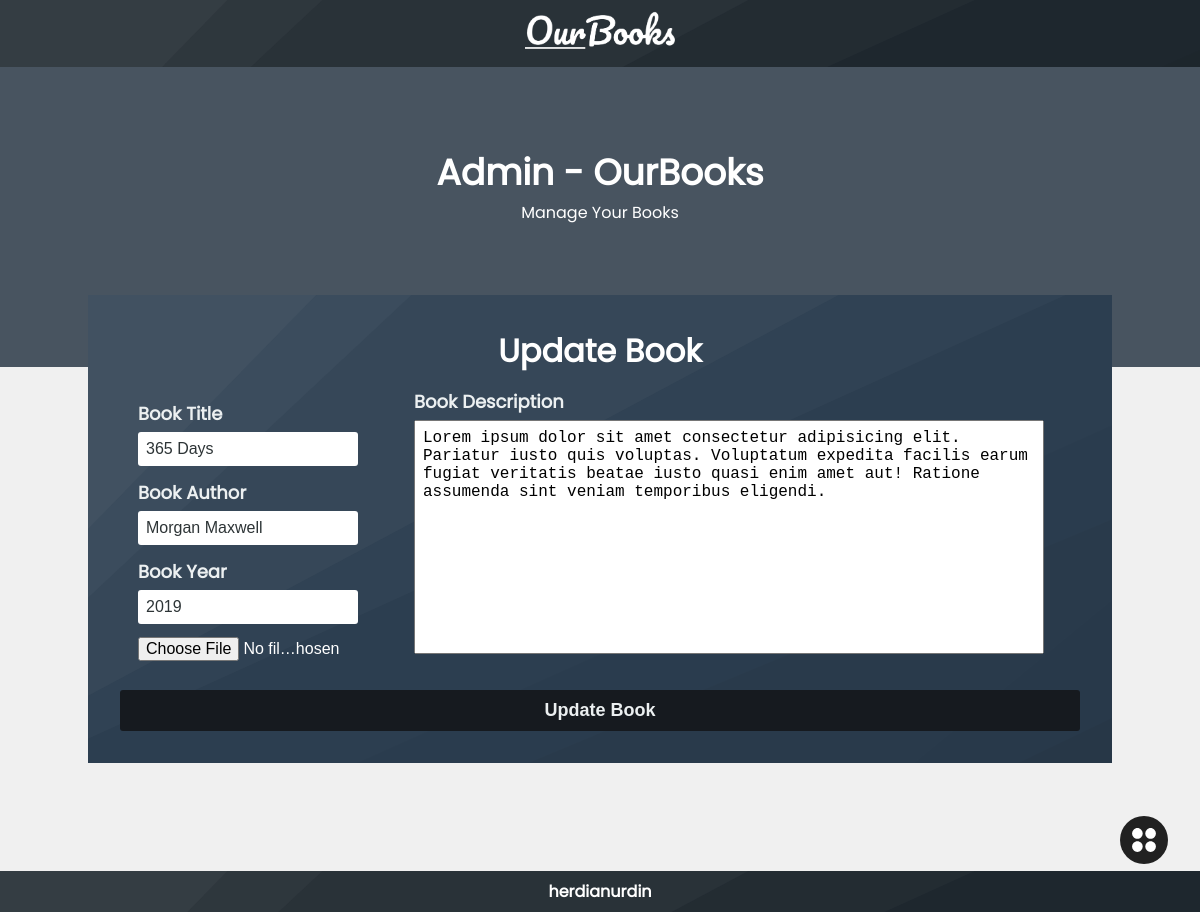
/admin/update.php?id=1 (signed in), run on the app's committed database.
### tables this page shows
CREATE TABLE `books` (
  `id` int(11) NOT NULL AUTO_INCREMENT,
  `title` text NOT NULL,
  `author` text NOT NULL,
  `year` varchar(4) NOT NULL,
  `description` text NOT NULL,
  `cover` text NOT NULL,
  PRIMARY KEY (`id`)
);

### controller/controller.php (called while the page is built, shortened)
<?php
    $connection = mysqli_connect('localhost', 'user_db', 'pass_db', 'name_db');
    function query($query) {
        global $connection;
        $result = mysqli_query($connection, $query);
        $rows = [];
        while($row = mysqli_fetch_assoc($result)) {
            $rows[] = $row;
        }
        return $rows;
    }

### admin/update.php (the view, shortened to what this page needs)
<?php
    require "../controller/controller.php";
    $id = $_GET['id'];
    $book = query("SELECT * FROM books WHERE id=$id")[0];
?>
<!DOCTYPE html>
<html lang="en">
<head>
    <link rel="stylesheet" href="../assets/css/main.css">
    <link rel="stylesheet" href="../assets//css//admin.css">
</head>
<body>
    <header>
        <img src="../assets/Title.webp"/>
    </header>
    <main id="main-container">
        <div id="jumbo">
            <div id="jumbo-text">
                <h1>Admin - OurBooks</h1>
                <p>Manage Your Books</p>
            </div>
        </div>
            <form id="add-book" action="<?php $_PHP_SELF ?>" method="POST" enctype="multipart/form-data">
                <h1>Update Book</h1>
                <div id="form-grid">
                    <div id="left">
                        <div class="input-form">
                            <label for="title">Book Title</label>
                            <input type="text" name="title" id="title" required autocomplete="off" value="<?= $book['title']; ?>">
                        </div>
                        <div class="input-form">
                            <label for="author">Book Author</label>
                            <input type="text" name="author" id="author" autocomplete="off" required value="<?= $book['author']; ?>">
                        </div>
                        <div class="input-form">
                            <label for="year">Book Year</label>
                            <input type="number" name="year" id="year" autocomplete="off" required min="1800" max="2100" value="<?= $book['year']; ?>">
                        </div>
                        <div class="input-image">
                            <input type="file" name="cover" id="cover">
                        </div>
                    </div>
                    <div id="right">
                        <div class="input-form">
                            <label for="description">Book Description</label>
                            <textarea name="description" id="description" rows="12" required><?= $book['description']; ?></textarea>
                        </div>
                    </div>
                </div>
                <div>
                    <input type="submit" name="update_book" id="submit" value="Update Book">
                </div>
            </form>
        <div id="menu">
            <div id="btn-menu">
            </div>
        </div>
    </main>
    <footer>herdianurdin</footer>
</body>
</html>

### assets/css/main.css (style rules this page uses)
body { width: 100%; height: 100%; margin: auto; font-family: 'Poppins'; background: #f0f0f0; }

### assets/css/admin.css (style rules this page uses)
header { background-size: cover; background-color: #1e272e; width: 100%; text-align: center; }
header img { width: 150px; }
#jumbo { background: #485460; height: 300px; display: flex; justify-content: center; align-items: center; width: 100%; }
#jumbo-text { text-align: center; width: 100%; margin-bottom: 64px; color: #fff; }
#jumbo-text h1 { font-size: 36px; margin: 0; }
#jumbo-text p { font-size: 16px; margin: 0; }
footer { color: #fff; font-weight: 700; text-align: center; background-size: cover; background-color: #1e272e; padding: 8px; }
#menu { position: fixed; bottom: 48px; right: 32px; }
#menu #btn-menu { width: 32px; height: 32px; background:#212121; border-radius: 50%; padding: 8px; cursor: pointer; transition: 0.3s; }
#menu #btn-menu svg { fill: #fff; }
#add-book { width: 80%; margin: -72px auto 108px auto; padding: 32px; background-size: cover; background-color: #2c3e50; animation-name: fadeFromBottom; animation-duration: 0.6s; animation-fill-mode: both; }
#add-book h1 { margin: 0 0 12.8px 0; text-align: center; color: #fff }
#form-grid { display: grid; grid-template-columns: 25% 75%; }
#form-grid #right, #form-grid #left { width: 85%; margin: auto; }
textarea { width: 100%; padding:8px; font-size: 16px; resize: none; }
.input-form { margin-bottom: 12.8px; }
.input-form label { display: block; color: #ecf0f1; font-weight: 700; font-size: 18px; margin-bottom: 5px; }
input { border: none; outline: none; border-radius: 3px; }
input[type=text], input[type=number] { padding: 8px; width: 100%; font-size: 16px; color: #2d3436; }
input[type=submit] { background: #161a1f; font-size: 18px; font-weight: 700; color: #ecf0f1; padding: 10px 16px; cursor: pointer; margin-top: 16px; width: 100% }
input[type=file] { font-size: 16px; color: #fff; cursor: pointer; width: 100%; }

### data on the page
books: title "365 Days", author "Morgan Maxwell", year "2019", description "Lorem ipsum dolor sit amet consectetur adipisicing elit. Pariatur iusto quis voluptas. Voluptatum expedita facilis earum fugiat veritatis beatae iusto quasi enim amet aut! Ratione assumenda sint veniam temporibus eligendi."
